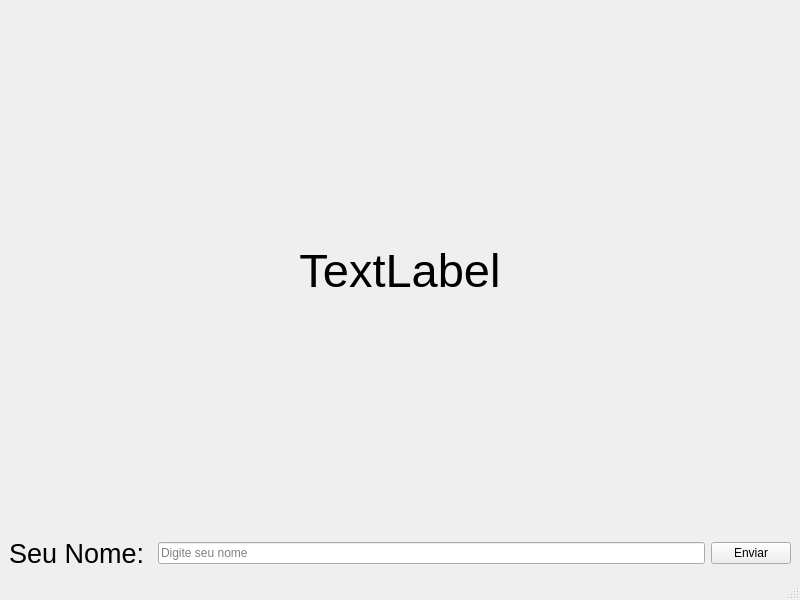
<?xml version="1.0" encoding="UTF-8"?>
<ui version="4.0">
 <class>MainWindow</class>
 <widget class="QMainWindow" name="MainWindow">
  <property name="geometry">
   <rect>
    <x>0</x>
    <y>0</y>
    <width>800</width>
    <height>600</height>
   </rect>
  </property>
  <property name="windowTitle">
   <string>MainWindow</string>
  </property>
  <widget class="QWidget" name="centralwidget">
   <layout class="QHBoxLayout" name="horizontalLayout">
    <item>
     <layout class="QGridLayout" name="gridLayout">
      <item row="0" column="0">
       <widget class="QLabel" name="labelResult">
        <property name="font">
         <font>
          <pointsize>35</pointsize>
         </font>
        </property>
        <property name="text">
         <string>TextLabel</string>
        </property>
        <property name="alignment">
         <set>Qt::AlignCenter</set>
        </property>
       </widget>
      </item>
      <item row="1" column="0">
       <layout class="QGridLayout" name="gridLayout_2">
        <item row="0" column="1">
         <widget class="QLineEdit" name="lineEdit">
          <property name="placeholderText">
           <string>Digite seu nome</string>
          </property>
         </widget>
        </item>
        <item row="0" column="0">
         <widget class="QLabel" name="label">
          <property name="font">
           <font>
            <pointsize>20</pointsize>
           </font>
          </property>
          <property name="text">
           <string>Seu Nome: </string>
          </property>
         </widget>
        </item>
        <item row="0" column="2">
         <widget class="QPushButton" name="pushButton">
          <property name="text">
           <string>Enviar</string>
          </property>
         </widget>
        </item>
       </layout>
      </item>
     </layout>
    </item>
   </layout>
  </widget>
  <widget class="QMenuBar" name="menubar">
   <property name="geometry">
    <rect>
     <x>0</x>
     <y>0</y>
     <width>800</width>
     <height>22</height>
    </rect>
   </property>
  </widget>
  <widget class="QStatusBar" name="statusbar"/>
 </widget>
 <resources/>
 <connections/>
</ui>
